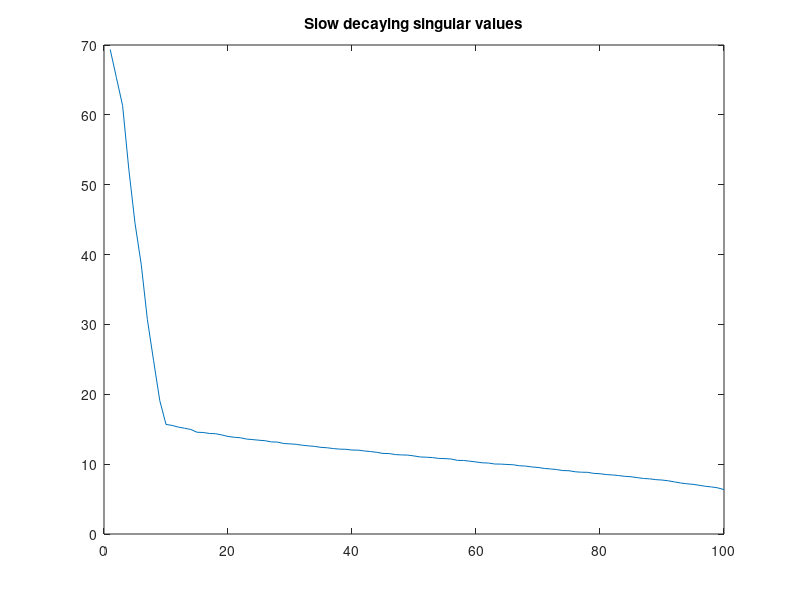

Reproduce this figure in MATLAB. (Note: this script raises an error after producing the figure.)
% Demo 5
% Ye (Eric) Wang 
% <eric.ye.wang@duke.edu>
% Exploring low signal to noise ratio
%% Simulate data
% Training set
D = 100; % ambient dimension
d = 10; % intrinsic dimension
n = 500; % sample size
d_m = 5; % number of missing features
sigS = abs(randn(1));
Lam = orth(randn(D,d))*diag(d:-1:1)/sqrt(10);
eta = randn(n,d);
y = eta*Lam'+sqrt(sigS)*randn(n,D);
figure()
plot(1:D,svd(y));
title('Slow decaying singular values');
% Testing set
n_test = 100;
eta_test = randn(n_test,d);
y_test = eta_test*Lam'+sqrt(sigS)*randn(n_test,D);
y_true = [];
for ii = 1:n_test % for those data vectors with missing values, 5 out of the 10000 dimensions are missing
    tmp = sort(randsample(1:D,d_m,false));
    y_true = [y_true y_test(ii,tmp)];
    y_test(ii,tmp) = nan*ones(d_m,1);
end
%% fit GEODE on the training dataset
d_guess = 20;
opt = GEODE_opt();
[InD,adapt,u,tau,sigmaS,Lambda,mu] = GEODE(y,d_guess,opt);
% Gelman-Rubin diagnostic
[InD1,adapt1,u1,tau1,sigmaS1] = GEODE(y,d_guess,opt);
disp('Potential scale reduction factor for sigma^2');
gelman_rubin_2chain(sigmaS((opt(1)+1):(opt(1)+opt(2))),sigmaS1((opt(1)+1):(opt(1)+opt(2))))
disp('Do both chain selects the same dimensions?')
all(InD{opt(9)} == InD1{opt(9)})
disp('Potential scale reduction factor for u');
for i = InD{opt(9)}
    gelman_rubin_2chain(u(i,(opt(1)+1):(opt(1)+opt(2))),u1(i,(opt(1)+1):(opt(1)+opt(2))))
end
%--------------------------------------------------------------------------
% Note: If the potential scale reduction factor is close to one for all 
% scalar random variables, then one can conclude that the markov chain
% has likely converged.
%--------------------------------------------------------------------------
% Mixing of the MCMC (effective sample size)
disp('Effective sample size of sigma^2');
ess(sigmaS((opt(1)+1):(opt(1)+opt(2))))
disp('Effective sample sizes of u');
ess(u(InD{opt(9)},(opt(1)+1):(opt(1)+opt(2))))
%% Explore the posterior
% Inclusion probability
figure()
IProb = inclusProb(d_guess,InD,adapt,opt(9));
% Estimating sigma^2
figure()
subplot(1,2,1), plot(1:opt(2),sigmaS((opt(1)+1):(opt(1)+opt(2))));
title('Traceplot of \sigma^2 after burn-in');
subplot(1,2,2), histogram(sigmaS((opt(1)+1):(opt(1)+opt(2))),30);
title('Posterior Distribution of \sigma^2');
disp('Posterior mean of sigma^2');
mean(sigmaS((opt(1)+1):(opt(1)+opt(2)))) % Posterior mean
disp('Absolute deviance from the true sigma^2');
abs(sigS - mean(sigmaS((opt(1)+1):(opt(1)+opt(2))))) % Absolute deviance from the truth

%% Make prediction on the testing dataset based on the fitted GEODE
[pred_summary,pred_sample] = GEODE_predict(y_test,Lambda,mu,InD{opt(9)},...
    u(:,(opt(1)+1):(opt(1)+opt(2))),sigmaS((opt(1)+1):(opt(1)+opt(2))));
% Predictive MSE
disp('Predictive Mean Square Error');
mean((y_true - pred_summary(:,3)').^2)
%--------------------------------------------------------------------------
% Note: If the prediction is accurate, the predictive MSE should be close to
% the estimate of sigmaS. Intuitively, this means that the only thing that 
% the preditive distribution cannot explain is the random noise.
%--------------------------------------------------------------------------

%% Compare to PPCA
% Oracle version
[coeff,score,pcvariance,mu,v,S] = ppca(y,d);
mC = coeff*diag(pcvariance)*coeff'+v*eye(D);
ppca_pred = [];
for j = 1:n_test
    pos = find(isnan(y_test(j,:)));
    V2 = mC(setdiff(1:D,pos),setdiff(1:D,pos));
    R = mC(pos,setdiff(1:D,pos));
    A1 = R*inv(V2);
    m2 = mu(setdiff(1:D,pos));
    m1 = mu(pos);
    ppca_pred = [ppca_pred, (m1' + A1*(y_test(j,setdiff(1:D,pos))-m2)')'];
end
disp('Predictive Mean Square Error for the oracle ppca');
mean((y_true - ppca_pred).^2)
% miss-specified version
[coeff,score,pcvariance,mu,v,S] = ppca(y,d+5);
mC = coeff*diag(pcvariance)*coeff'+v*eye(D);
ppca_pred = [];
for j = 1:n_test
    pos = find(isnan(y_test(j,:)));
    V2 = mC(setdiff(1:D,pos),setdiff(1:D,pos));
    R = mC(pos,setdiff(1:D,pos));
    A1 = R*inv(V2);
    m2 = mu(setdiff(1:D,pos));
    m1 = mu(pos);
    ppca_pred = [ppca_pred, (m1' + A1*(y_test(j,setdiff(1:D,pos))-m2)')'];
end
disp('Predictive Mean Square Error for the miss-specified ppca');
mean((y_true - ppca_pred).^2)